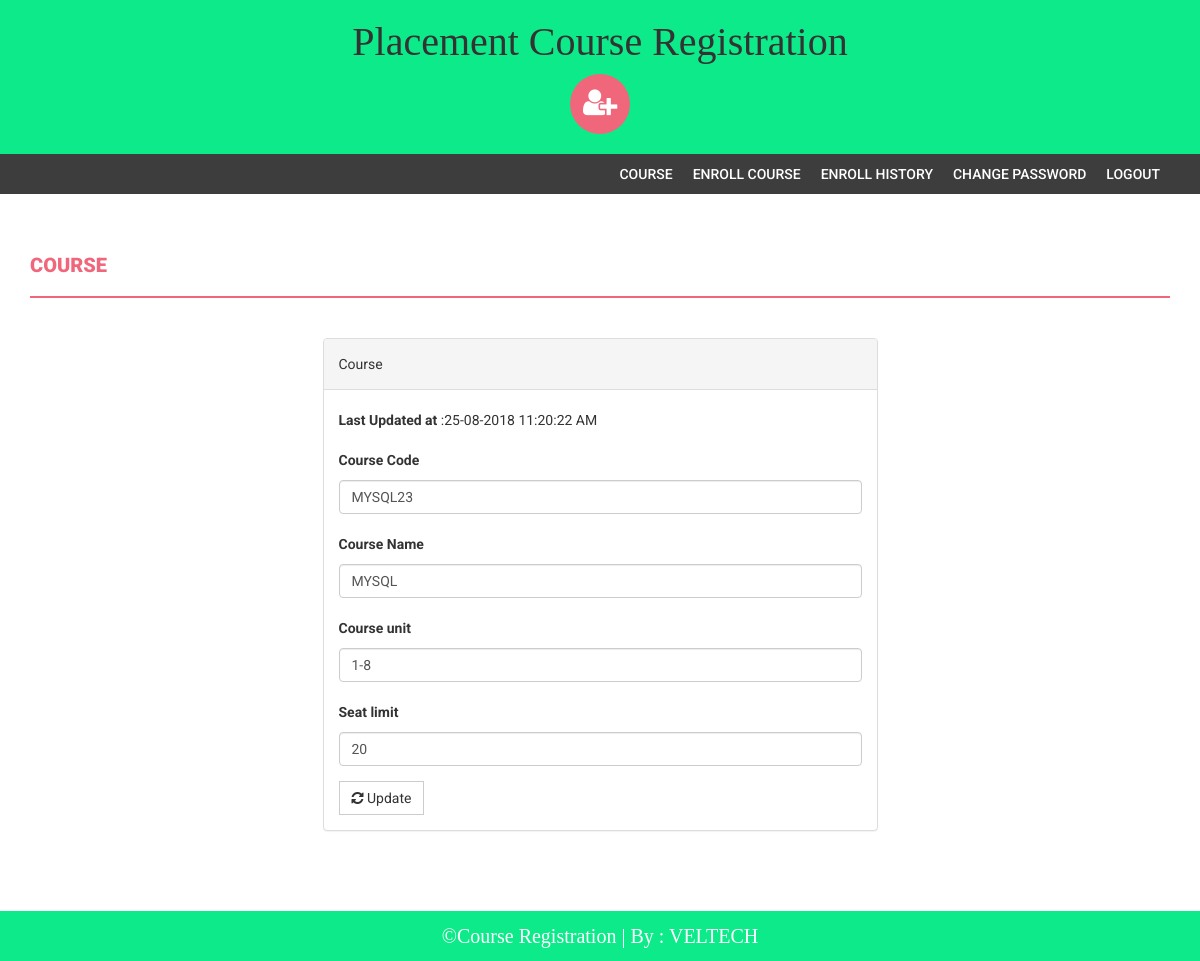
Screenshot of /Training/edit-course.php?id=4 (signed in) with the database file from the repository.
### tables this page shows
CREATE TABLE `course` (
  `id` int(11) NOT NULL,
  `courseCode` varchar(255) DEFAULT NULL,
  `courseName` varchar(255) DEFAULT NULL,
  `courseUnit` varchar(255) DEFAULT NULL,
  `noofSeats` int(11) DEFAULT NULL,
  `creationDate` timestamp NULL DEFAULT CURRENT_TIMESTAMP,
  `updationDate` varchar(255) DEFAULT NULL
);

### Training/edit-course.php (the view, shortened to what this page needs)
<?php
include('includes/config.php');
if(strlen($_SESSION['alogin'])==0)
    {
header('location:index.php');
}
else{
$id=intval($_GET['id']);
?>
<!DOCTYPE html>
<html xmlns="http://www.w3.org/1999/xhtml">
<head>
    <link href="assets/css/bootstrap.css" rel="stylesheet" />
    <link href="assets/css/font-awesome.css" rel="stylesheet" />
    <link href="assets/css/style.css" rel="stylesheet" />
</head>
<body>
<?php include('includes/header.php');?>
<?php if($_SESSION['alogin']!="")
{
 include('includes/menubar.php');
}
 ?>
    <div class="content-wrapper">
        <div class="container">
              <div class="row">
                    <div class="col-md-12">
                        <h1 class="page-head-line">Course  </h1>
                    </div>
                </div>
                <div class="row" >
                  <div class="col-md-3"></div>
                    <div class="col-md-6">
                        <div class="panel panel-default">
                        <div class="panel-heading">
                           Course
                        </div>
                        <div class="panel-body">
                       <form name="dept" method="post">
<?php
$sql=mysqli_query($con,"select * from course where id='$id'");
while($row=mysqli_fetch_array($sql))
{
?>
<p><b>Last Updated at</b> :<?php echo htmlentities($row['updationDate']);?></p>
   <div class="form-group">
    <label for="coursecode">Course Code  </label>
    <input type="text" class="form-control" id="coursecode" name="coursecode" placeholder="Course Code" value="<?php echo htmlentities($row['courseCode']);?>" required />
  </div>
 <div class="form-group">
    <label for="coursename">Course Name  </label>
    <input type="text" class="form-control" id="coursename" name="coursename" placeholder="Course Name" value="<?php echo htmlentities($row['courseName']);?>" required />
  </div>
<div class="form-group">
    <label for="courseunit">Course unit  </label>
    <input type="text" class="form-control" id="courseunit" name="courseunit" placeholder="Course Unit" value="<?php echo htmlentities($row['courseUnit']);?>" required />
  </div>
<div class="form-group">
    <label for="seatlimit">Seat limit  </label>
    <input type="text" class="form-control" id="seatlimit" name="seatlimit" placeholder="Seat limit" value="<?php echo htmlentities($row['noofSeats']);?>" required />
  </div>
<?php } ?>
 <button type="submit" name="submit" class="btn btn-default"><i class=" fa fa-refresh "></i> Update</button>
</form>
                            </div>
                            </div>
                    </div>
                </div>
            </div>
        </div>
  <?php include('includes/footer.php');?>
</body>
</html>
<?php } ?>

### Training/assets/css/style.css (style rules this page uses)
body { font-family: 'Roboto', sans-serif; line-height: 30px; }
.content-wrapper { margin-top: 40px; min-height: 600px; padding-bottom: 60px; }
.page-head-line { font-weight: 900; padding-bottom: 20px; border-bottom: 2px solid #F0677C; text-transform: uppercase; color: #F0677C; font-size: 20px; margin-bottom: 40px; }
.btn { border-radius: 0px; -webkit-border-radius: 0px; -moz-border-radius: 0px; }

### rows the page displays
course: updationDate "25-08-2018 11:20:22 AM", coursecode "MYSQL23", coursename "MYSQL", courseunit "1-8", seatlimit "20"
